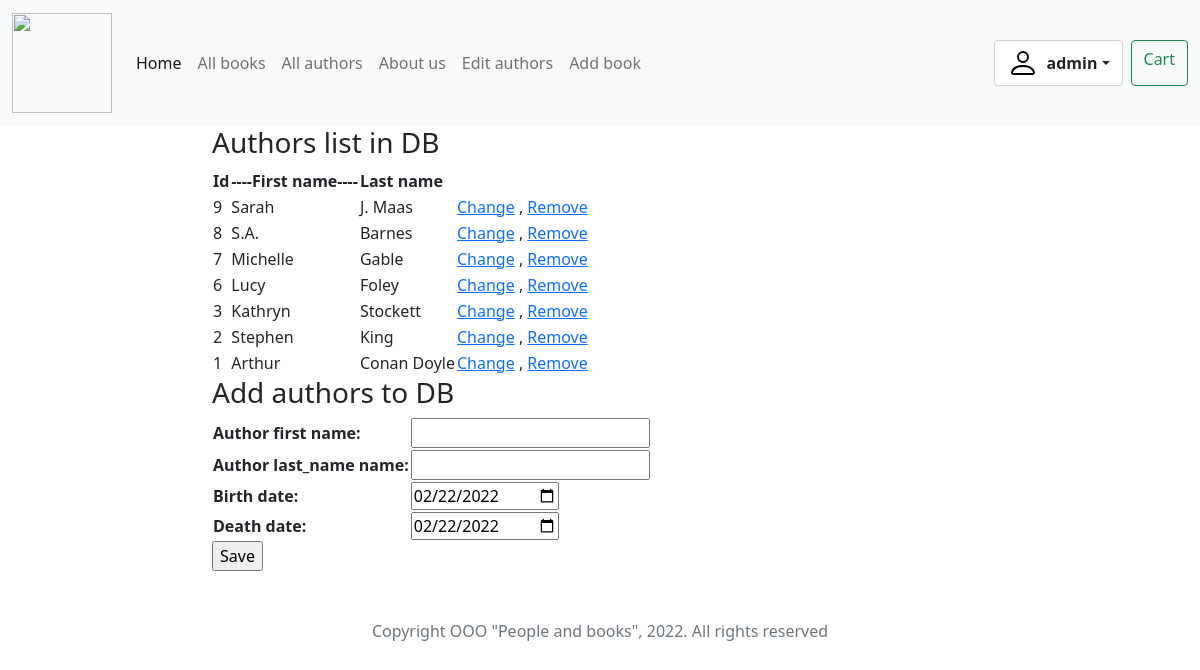
The page /authors_add/ (signed in) on the database as committed earlier.
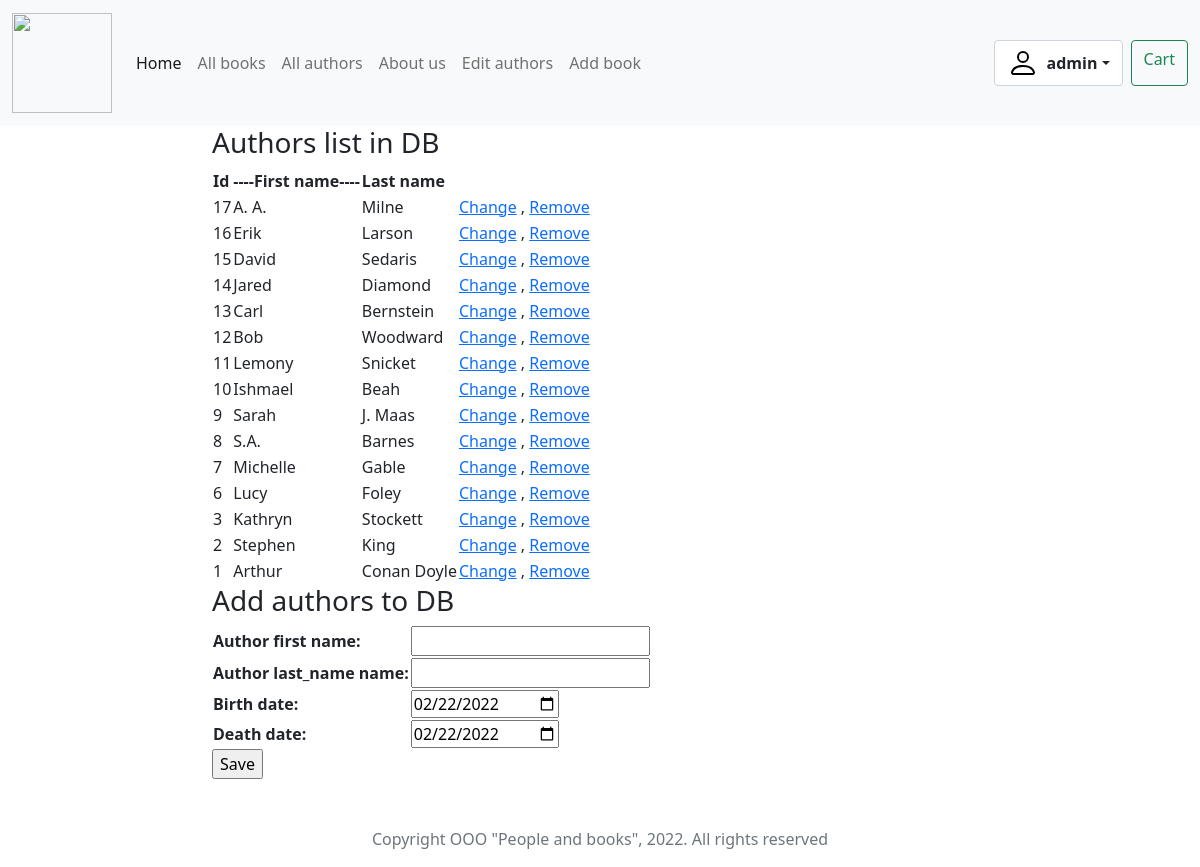
The same page on the database as committed later.
### catalog/models.py (models this page shows, shortened)
class Author(models.Model):
    first_name = models.CharField(max_length=100, help_text="Enter author first name", verbose_name="Author first name")
    last_name = models.CharField(max_length=100, help_text="Enter author last name", verbose_name="Author last name")
    date_of_birth = models.DateField(help_text="Enter a author`s date of birth",
                                     verbose_name="Author date of birth",
                                     null=True,
                                     blank=True)
    date_of_death = models.DateField(help_text="Enter a author`s date of death",
                                     verbose_name="Author date of death",
                                     null=True,
                                     blank=True)
    class Meta:
        ordering = ['-id']

### catalog/views.py (the view)
# urls.py: path('authors_add/', views.authors_add, name="authors_add"),
def authors_add(request):
    author = Author.objects.all()
    authorsform = AuthorsForm()
    return render(request, 'catalog/author_add.html', {"form": authorsform, "author": author})

### catalog/forms.py
class AuthorsForm(forms.Form):
    first_name = forms.CharField(label="Author first name")
    last_name = forms.CharField(label="Author last_name name")
    date_of_birth = forms.DateField(label="Birth date",
                                    initial=format(date.today()),
                                    widget=forms.widgets.DateInput(attrs={'type': 'date'}))
    date_of_death = forms.DateField(label="Death date",
                                    initial=format(date.today()),
                                    widget=forms.widgets.DateInput(attrs={'type': 'date'}))

### catalog/templates/catalog/author_add.html (shortened to what this page needs)
{% extends 'base_generic.html' %}
{% block content %}
    {% if user.is_staff %}
        <h3>Authors list in DB</h3>
            <table>
                <thead><th>Id</th><th>----First name----</th><th>Last name</th></thead>
            {% if author %}
                {% for author in author.all%}
                    <tr>
                        <td>{{author.id}}</td>
                        <td>{{author.first_name}}</td>
                        <td>{{author.last_name}}</td>
                        <td><a href="/edit1/{{author.id}}">Change</a> ,
                            <a href="/delete/{{author.id}}">Remove</a></td>
                    </tr>
                {% endfor %}
            {% else %}
                <p>DB has not any authors</p>
            {% endif %}
            </table>
            <h3>Add authors to DB</h3>
            <form method="post" action="/create/">
                <table>
                    {{ form }}
                </table>
                <input type="submit", value="Save">
            </form>
    {% else %}
        <h1>Please login in stuff account to see this page</h1>
    {% endif %}
{% endblock content %}

Rows that differ between the two databases and show on the page:
added Author: id "17", first_name "A. A.", last_name "Milne"
added Author: id "16", first_name "Erik", last_name "Larson"
added Author: id "15", first_name "David", last_name "Sedaris"
added Author: id "14", first_name "Jared", last_name "Diamond"
added Author: id "13", first_name "Carl", last_name "Bernstein"
added Author: id "12", first_name "Bob", last_name "Woodward"
added Author: id "11", first_name "Lemony", last_name "Snicket"
added Author: id "10", first_name "Ishmael", last_name "Beah"
